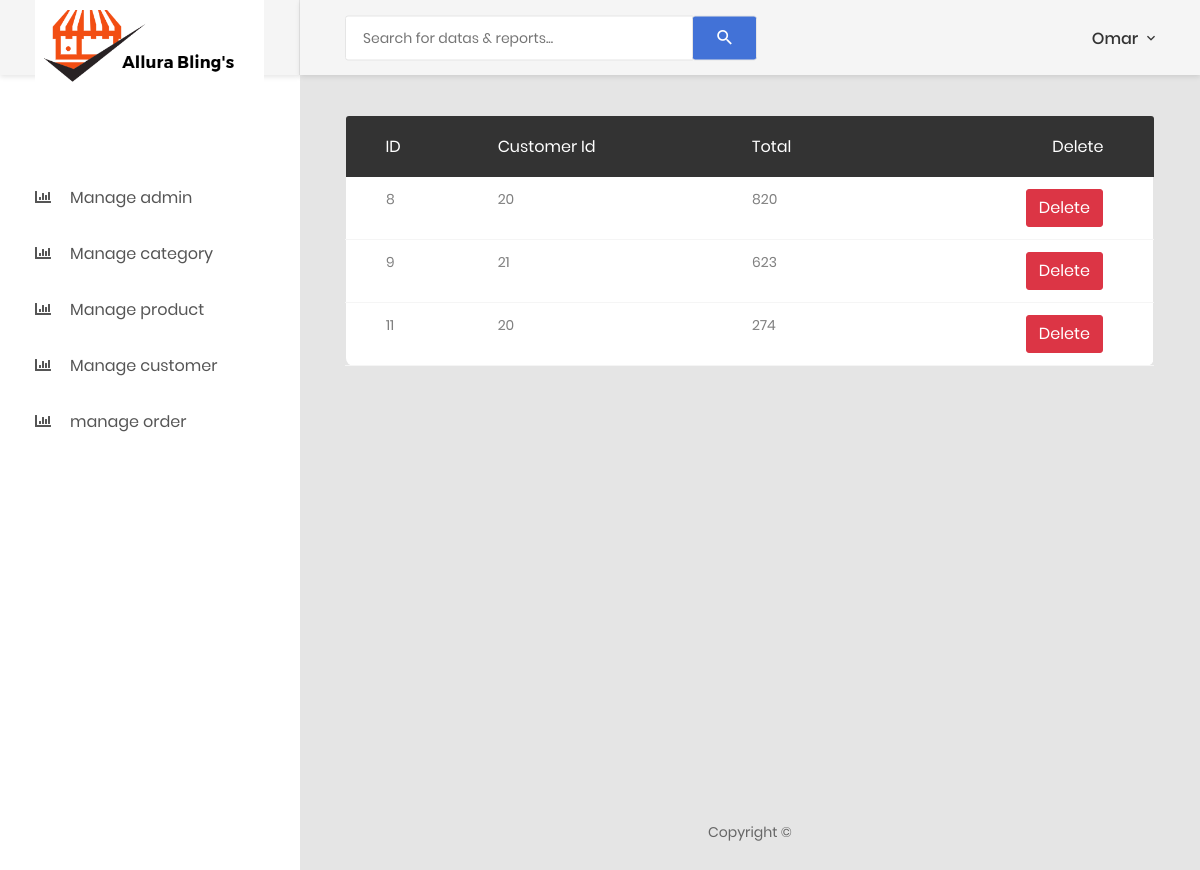
/admin/manage_order.php (signed in), run on the app's committed database.
### tables this page shows
CREATE TABLE IF NOT EXISTS `order` (
`order_id` int(3) NOT NULL,
  `customer_id` int(3) NOT NULL,
  `total` double NOT NULL
);

### admin/manage_order.php (the view, shortened to what this page needs)
<?php
include_once('includes/header.php');
require('includes/connection.php');
  ?>
            <div class="main-content">
                <div class="section__content section__content--p30">
                    <div class="container-fluid">
                                <div class="table-responsive m-b-40">
                                    <table class="table table-borderless table-data3">
                                        <thead>
                                            <tr>
                                                <th>ID</th>
                                                <th>Customer Id</th>
                                                <th>Total</th>
                                                <th>Delete</th>
                                            </tr>
                                        </thead>
                                        <tbody>
                                            <?php
                                          $qrrr = "SELECT * FROM `order`";
                                          $rrs = mysqli_query($conn , $qrrr);
                                         while($ord = mysqli_fetch_assoc($rrs)){
                                         echo '<tr>';
                                         echo "<td>{$ord['order_id']}</td>";
                                         echo "<td>{$ord['customer_id']}</td>";
                                         echo "<td>{$ord['total']}</td>";
                                           echo "<td><a href='manage_order.php?id={$ord['order_id']}'
                                           class='btn btn-danger'> Delete </a ></td>";
                                         echo "</tr>";
                                          }
                                         ?>
                                        </tbody>
                                    </table>
                                </div>
                        </div>
                    </div>
                </div>
<?php include_once('includes/footer.php') ?>
<!DOCTYPE html>
<html lang="en">
<head>
</head>
</html>

### admin/includes/header.php (shortened to what this page needs)
<?php
require('includes/connection.php');
if (!isset($_SESSION['id'])) {
  header("location: login.php");
  $user = "";
}
else {
  $user = $_SESSION['id'];
 $query= "SELECT * FROM admin ";
$result = mysqli_query($conn,$query);
    while($admin = mysqli_fetch_assoc($result)){
      $user = $admin['admin_id'];
    }
}
?>
    <link href="css/font-face.css" rel="stylesheet" media="all">
    <link href="vendor/font-awesome-4.7/css/font-awesome.min.css" rel="stylesheet" media="all">
    <link href="vendor/font-awesome-5/css/fontawesome-all.min.css" rel="stylesheet" media="all">
    <link href="vendor/mdi-font/css/material-design-iconic-font.min.css" rel="stylesheet" media="all">
    <link href="vendor/bootstrap-4.1/bootstrap.min.css" rel="stylesheet" media="all">
    <link href="vendor/animsition/animsition.min.css" rel="stylesheet" media="all">
    <link href="vendor/bootstrap-progressbar/bootstrap-progressbar-3.3.4.min.css" rel="stylesheet" media="all">
    <link href="vendor/wow/animate.css" rel="stylesheet" media="all">
    <link href="vendor/css-hamburgers/hamburgers.min.css" rel="stylesheet" media="all">
    <link href="vendor/slick/slick.css" rel="stylesheet" media="all">
    <link href="vendor/select2/select2.min.css" rel="stylesheet" media="all">
    <link href="vendor/perfect-scrollbar/perfect-scrollbar.css" rel="stylesheet" media="all">
    <link href="css/theme.css" rel="stylesheet" media="all">
</head>
<body class="animsition">
    <div class="page-wrapper">
        <aside class="menu-sidebar d-none d-lg-block">
            <div class="logo">
                <a href="index.php">
                    <img src="images/logo.png" alt="allura" />
                </a>
            </div>
            <div class="menu-sidebar__content js-scrollbar1">
                <nav class="navbar-sidebar">
                    <ul class="list-unstyled navbar__list">
                        <li class="active has-sub">
                            <a class="js-arrow" href="#">
                        <li>
                            <a href="manage_admin.php">
                                <i class="fas fa-chart-bar"></i>Manage admin</a>
                        </li>
                         <li>
                            <a href="manage_category.php">
                                <i class="fas fa-chart-bar"></i>Manage category</a>
                        </li>
                        <li>
                            <a href="manage_product.php">
                                <i class="fas fa-chart-bar"></i>Manage product</a>
                        </li>
                        <li>
                            <a href="manage_customer.php">
                                <i class="fas fa-chart-bar"></i>Manage customer</a>
                        </li>
                         <li>
                           <a href="manage_order.php">
                                <i class="fas fa-chart-bar"></i>manage order</a>
                        </li>
                    </ul>
                </nav>
            </div>
        </aside>
        <div class="page-container">
            <header class="header-desktop">
                <div class="section__content section__content--p30">
                    <div class="container-fluid">
                        <div class="header-wrap">
                            <form class="form-header" action="" method="POST">
                                <input class="au-input au-input--xl" type="text" name="search" placeholder="Search for datas &amp; reports..." />
                                <button class="au-btn--submit" type="submit">
                                    <i class="zmdi zmdi-search"></i>
                                </button>
                            </form>
                            <div class="header-button">
                                <div class="account-wrap">
                                    <div class="account-item clearfix js-item-menu">
                                        <div class="content">
                                            <a class="js-acc-btn" href="#"> <?php
          if($user!=""){
            $query = "SELECT * FROM admin WHERE admin_id = {$_SESSION['id']}";
                  $result = mysqli_query($conn,$query);
                while($admin = mysqli_fetch_assoc($result)){
                   echo $admin['admin_name'];}
                  echo " </h5>";}
          ?></a>
                                        </div>
                                    </div>
                                </div>
                            </div>
                        </div>
                    </div>
                </div>
            </header>

### data on the page
order: order_id "8", customer "20", total "820"
order: order_id "9", customer "21", total "623"
order: order_id "11", customer "20", total "274"

### other printed values
$admin['admin_name'] "Omar"
